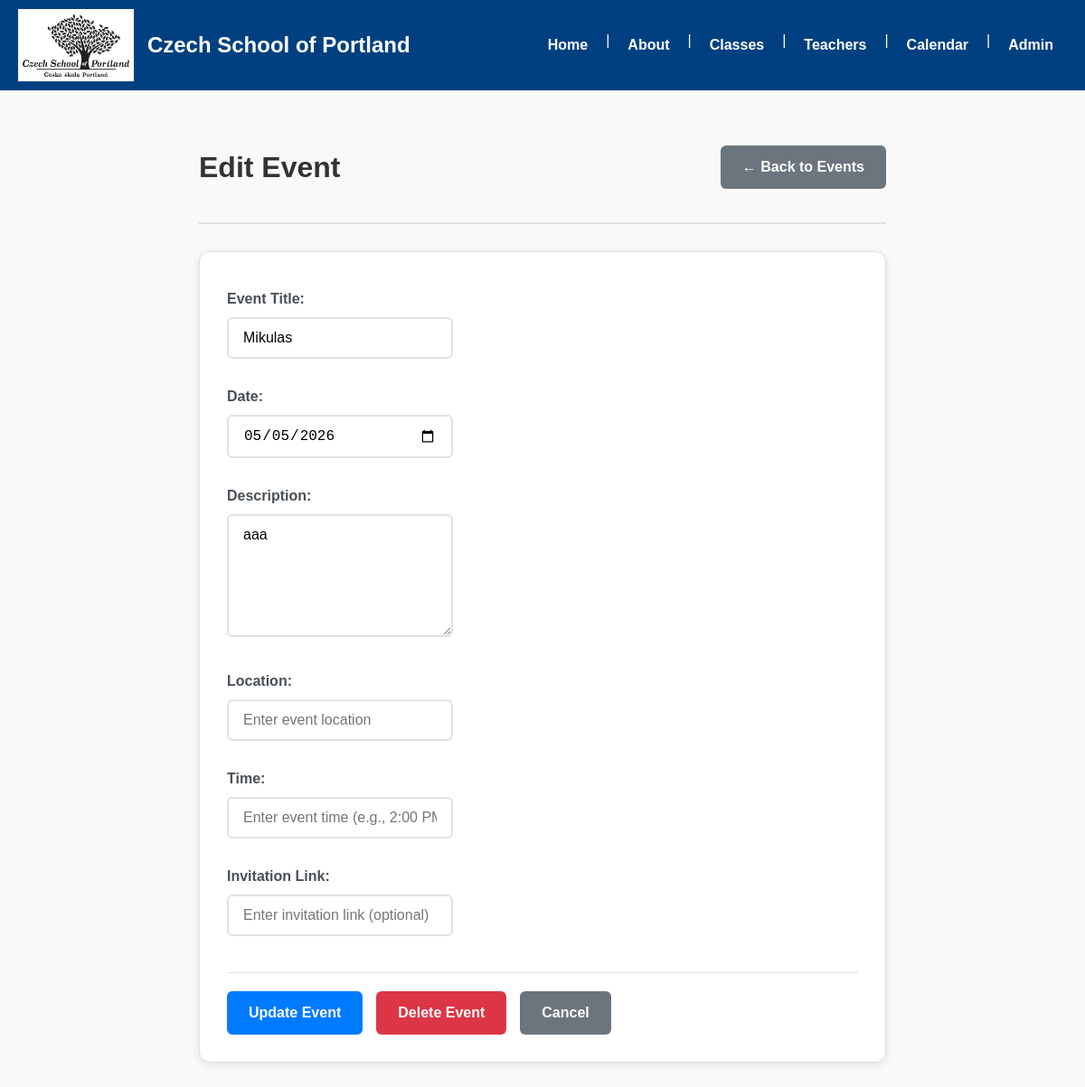
The app's page /admin/events/edit/2 with its own data.
### tables this page shows
CREATE TABLE events (
                    id INTEGER PRIMARY KEY AUTOINCREMENT,
                    title TEXT NOT NULL,
                    date TEXT NOT NULL,
                    description TEXT, location TEXT, time TEXT, invitation_link TEXT);

### routes/admin.py (the view, shortened to what this page needs)
@admin_bp.route("/events/edit/<int:event_id>", methods=["GET", "POST"])
def edit_event_form(event_id):
    event = get_event_by_id(event_id)
    if not event:
        return redirect(url_for('admin.manage_events'))
    return render_template("admin_event_form.html", event=event)

### models/db.py (called while the page is built)
def get_connection():
    return sqlite3.connect(DB)

def get_event_by_id(event_id):
    conn = get_connection()
    c = conn.cursor()
    c.execute("SELECT id, title, date, description, location, time, invitation_link FROM events WHERE id=?", (event_id,))
    event = c.fetchone()
    conn.close()
    return event

### templates/admin_event_form.html (shortened to what this page needs)
{% extends "base.html" %}
{% block content %}
<div class="admin-section">
    <div class="section-header">
        <h1>{% if event %}Edit Event{% else %}Add New Event{% endif %}</h1>
        <div class="header-buttons">
            <a href="{{ url_for('admin.manage_events') }}" class="btn btn-secondary">← Back to Events</a>
        </div>
    </div>
    <div class="form-container">
        <div class="event-form-section">
            <form method="post" class="event-form">
                <div class="form-group">
                    <label for="title">Event Title:</label>
                    <input type="text" id="title" name="title" value="{% if event %}{{ event[1] }}{% endif %}"
                        placeholder="Enter event title" required>
                </div>
                <div class="form-group">
                    <label for="date">Date:</label>
                    <input type="date" id="date" name="date" value="{% if event %}{{ event[2] }}{% endif %}" required>
                </div>
                <div class="form-group">
                    <label for="description">Description:</label>
                    <textarea id="description" name="description" placeholder="Enter event description"
                        rows="6">{% if event %}{{ event[3] or '' }}{% endif %}</textarea>
                </div>
                <div class="form-group">
                    <label for="location">Location:</label>
                    <input type="text" id="location" name="location"
                        value="{% if event %}{{ event[4] or '' }}{% endif %}" placeholder="Enter event location">
                </div>
                <div class="form-group">
                    <label for="time">Time:</label>
                    <input type="text" id="time" name="time" value="{% if event %}{{ event[5] or '' }}{% endif %}"
                        placeholder="Enter event time (e.g., 2:00 PM - 4:00 PM)">
                </div>
                <div class="form-group">
                    <label for="invitation_link">Invitation Link:</label>
                    <input type="url" id="invitation_link" name="invitation_link"
                        value="{% if event %}{{ event[6] or '' }}{% endif %}"
                        placeholder="Enter invitation link (optional)">
                </div>
                <div class="form-actions">
                    <button type="submit" name="{% if event %}update_event{% else %}add_event{% endif %}"
                        class="btn btn-primary">
                        {% if event %}Update Event{% else %}Add Event{% endif %}
                    </button>
                    {% if event %}
                    <button type="submit" name="delete_event" value="{{ event[0] }}" class="btn btn-danger"
                        onclick="return confirm('Are you sure you want to delete this event? This action cannot be undone.')">
                        Delete Event
                    </button>
                    {% endif %}
                    <a href="{{ url_for('admin.manage_events') }}" class="btn btn-secondary">Cancel</a>
                </div>
            </form>
        </div>
    </div>
</div>
{% endblock %}

### static/css/style.css (style rules this page uses)
body { font-family: Arial, sans-serif; margin: 0; padding: 0; background: #f9f9f9; color: #333; line-height: 1.5; }
form { margin-top: 10px; }
input, textarea { padding: 8px; width: 100%; max-width: 250px; border: 1px solid #ccc; border-radius: 5px; margin-bottom: 10px; box-sizing: border-box; }
button { padding: 8px 15px; background: #004080; color: white; border: none; border-radius: 5px; cursor: pointer; }
* { box-sizing: border-box; }

### templates/admin_event_form.html (style rules this page uses)
.admin-section { max-width: 800px; margin: 0 auto; padding: 20px; }
.section-header { display: flex; justify-content: space-between; align-items: center; margin-bottom: 30px; padding-bottom: 15px; border-bottom: 2px solid #dee2e6; }
.header-buttons { display: flex; gap: 15px; }
.form-container { margin-top: 20px; }
.event-form-section { background: white; padding: 30px; border-radius: 12px; border: 1px solid #dee2e6; box-shadow: 0 2px 8px rgba(0, 0, 0, 0.1); }
.event-form .form-group { margin-bottom: 20px; }
.event-form label { display: block; margin-bottom: 8px; font-weight: bold; color: #495057; font-size: 16px; }
.event-form input, .event-form textarea { width: 100%; padding: 12px 16px; border: 2px solid #dee2e6; border-radius: 6px; font-size: 16px; transition: border-color 0.2s ease; box-sizing: border-box; }
.event-form textarea { resize: vertical; font-family: inherit; }
.form-actions { display: flex; gap: 15px; margin-top: 30px; padding-top: 20px; border-top: 1px solid #dee2e6; }
.btn { display: inline-block; padding: 12px 24px; text-decoration: none; border: none; border-radius: 6px; font-weight: bold; cursor: pointer; transition: all 0.2s ease; font-size: 16px; }
.btn-primary { background-color: #007bff; color: white; }
.btn-secondary { background-color: #6c757d; color: white; }
.btn-danger { background-color: #dc3545; color: white; }

### records on screen
events: title "Mikulas", date "05/05/2026", description "aaa"
